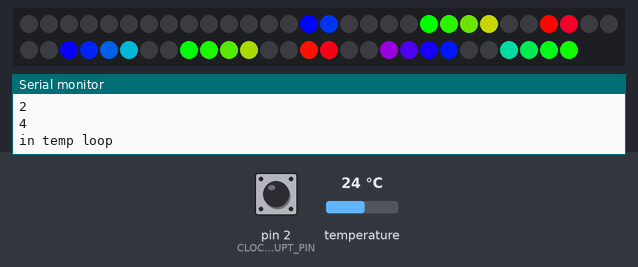
Bench run of a sketch on a simulated Arduino Uno, built with avr-gcc and run on an emulated ATmega328P. Parts: 58 RGB LEDs in strip order, left to right, continuing on the next row, the last lines printed to the serial monitor. The inputs (shaded band) are chosen by the test bench; at power-on: pin 2 (CLOCK_INTERRUPT_PIN) HIGH, temperature 24 °C. The sensor or clock chip raises its interrupt line as the real part does.

Above: at 60.16 s.
At 68.51 s:
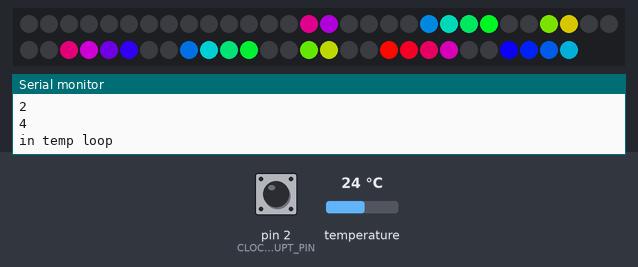
At 77.49 s:
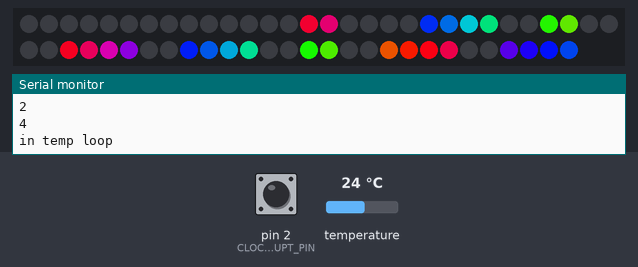
At 94.82 s:
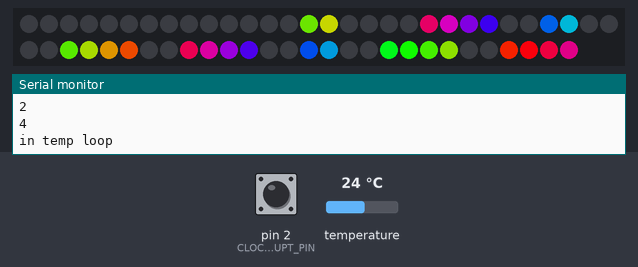
At 112.15 s:
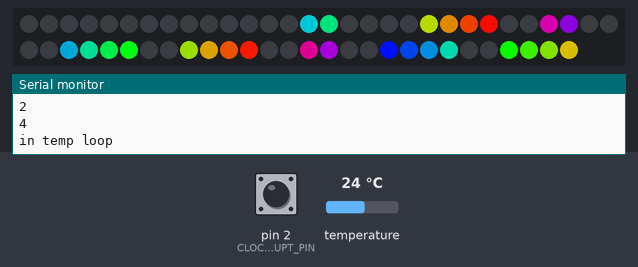
At 129.48 s:
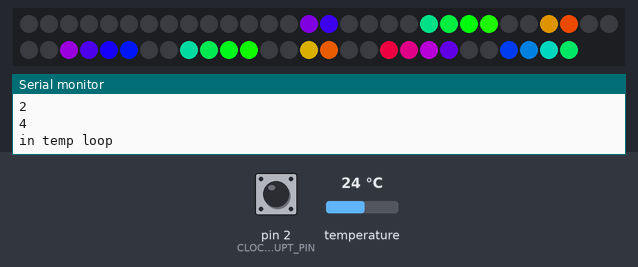

The sketch:

tempoutputtest.ino
```cpp
#include "RTClib.h"
RTC_DS3231 rtc;
#define CLOCK_INTERRUPT_PIN 2
#include <Adafruit_NeoPixel.h>

#define LED_PIN 4
#define LED_COUNT 58
const int pResistor = A0;
int lightvalue;
int pixels[58];
Adafruit_NeoPixel strip(LED_COUNT, LED_PIN, NEO_GRB + NEO_KHZ800);
int Sized[] = {18, 6, 15, 15, 12, 15, 18, 9, 21, 18};
int Sizedoff[] = {3, 15, 6, 6, 9, 6, 3, 12, 0, 3};


void setup() {

  Serial.begin(9600);

  while (!Serial) {}

        rtc.begin(); // initialize RTC
      rtc.disable32K();
//      rtc.adjust(DateTime(epoch + 1));
      rtc.clearAlarm(1);
      rtc.disable32K();
      pinMode(CLOCK_INTERRUPT_PIN, INPUT_PULLUP);
      attachInterrupt(digitalPinToInterrupt(CLOCK_INTERRUPT_PIN), alarm, FALLING);
      rtc.clearAlarm(1);
      rtc.clearAlarm(2);
      rtc.writeSqwPinMode(DS3231_OFF);
      rtc.setAlarm1(DateTime(0, 0, 0, 0, 0, 30), DS3231_A1_Second);
  strip.begin(); // INITIALIZE NeoPixel strip object (REQUIRED)
  strip.show();  // Turn OFF all pixels ASAP
  strip.clear();
  // put your setup code here, to run once:

}
void alarm() {
  if (rtc.alarmFired(1)) {
    Serial.println("Alarm1 Triggered");
    //this is for the temperature
//    Serial.println(owner.temp);
    Serial.print("Temperature: ");
    Serial.print(rtc.getTemperature());
    Serial.println(" C");
    String temp1 = String(rtc.getTemperature()).substring(0, 1);
    String temp2 = String(rtc.getTemperature()).substring(1, 2);
    Serial.println(temp1);
    Serial.println(temp2);
//    if ((String)owner.temp == "on") {
      Serial.println("in temp loop");
outputDigitsTemp(temp1.toInt(), temp2.toInt(),"C");
      //outputDigits(temp1.toInt(), temp2.toInt(), PSTHour2.toInt(), PSTHour1.toInt());
//    }
    rtc.clearAlarm(1);
    rtc.clearAlarm(2);
  }
}
void outputDigitsTemp(int digit1, int digit2, String units) {

  int nums[][14] = {

    { -1, -1, -1, -1, -1, -1, -1, -1, -1, -1, 10, 11, -1, -1}, //0 //seems ok
    {0, 1, -1, -1, -1, -1, 6, 7, 8, 9, 10, 11, 12, 13},       //1 //seems ok
    { -1, -1, 2, 3, -1, -1, -1, -1, 8, 9, -1, -1, -1, -1},    //2 //seems ok
    { -1, -1, -1, -1, -1, -1, -1, -1, 8, 9, -1, -1, 12, 13},  //3
    {0, 1, -1, -1, -1, -1, 6, 7, -1, -1, -1, -1, 12, 13},     //4
    { -1, -1, -1, -1, 4, 5, -1, -1, -1, -1, -1, -1, 12, 13},  //5////numbers represent the pixels that are NOT LIT
    { -1, -1, -1, -1, 4, 5, -1, -1, -1, -1, -1, -1, -1, -1},  //6
    {0, 1, -1, -1, -1, -1, -1, -1, 8, 9, 10, 11, 12, 13},     //7 //seems ok
    { -1, -1, -1, -1, -1, -1, -1, -1, -1, -1, -1, -1, -1, -1}, //8 //seems ok
    { -1, -1, -1, -1, -1, -1, -1, -1, -1, -1, -1, -1, 12, 13}, //9 //seems ok
    { -1, -1, 2, 3, 4, 5, -1, -1, -1, -1, 10, 11, -1, -1}, //C (for Temp)
    { 0, 1, 2, 3, 4, 5, -1, -1, -1, -1, -1, -1, -1, -1}, // F (for Temp)
    { 0, 1, 2, 3, 4, 5,  6, 7, 8, 9, 10, 11, 12, 13}, // all off
  };

  for (int j = 30; j < 44; j++)
  { //third digit.. a 7
    if (nums[digit2][j - 30] == -1)
    {
      pixels[j] = -1;
    }
    else
    {

      pixels[j] = nums[digit2][j - 30] + 30;
    }
  }
  for (int j = 44; j < 58; j++)
  { //fourth digit... a 1
    if (nums[digit1][j - 44] == -1)
    {
      pixels[j] = -1;
    }
    else
    {
      pixels[j] = nums[digit1][j - 44] + 44;
    }
  }

   for (int j = 14; j < 28; j++)
  { //second digit... a 3
    if (nums[10][j - 14] == -1)
    {
      pixels[j] = -1;
    }
    else
    {
      pixels[j] = nums[10][j - 14] + 14;
    }
  }
}
uint32_t Wheel(byte WheelPos) {
  if (WheelPos < 85){
    return strip.Color(WheelPos * 3, 255 - WheelPos * 3, 0);
  }
  else if (WheelPos < 170){
    WheelPos -= 85;
    return strip.Color(255 - WheelPos * 3, 0, WheelPos * 3);
  }  else  {
    WheelPos -= 170;
    return strip.Color(0, WheelPos * 3, 255 - WheelPos * 3);
  }
}
void loop() {
  //  // put your main code here, to run repeatedly:
//  String temp1 = "2";
//  String temp2 = "5";
//  Serial.println(temp1);
//  Serial.println(temp2);
  ////    if ((String)owner.temp == "on") {
  //      Serial.println("in temp loop");
  //outputDigitsTemp(temp1.toInt(), temp2.toInt(),"C");
  //delay (1000);
  //}
  //  delay(10000);

  //   lightvalue = analogRead(pResistor);
  uint16_t i, j;

  for (j = 0; j < 256; j++)
  {
    for (i = 0; i < strip.numPixels(); i++)
    {
      if (pixels[i] == -1)
      {
        strip.setPixelColor(i, Wheel((i * 14 + j) & 255));
      }
      else
      {
        strip.setPixelColor(i, strip.Color(0, 0, 0));
      }
    }
    strip.show();
    delay(15);
  }

}
```
